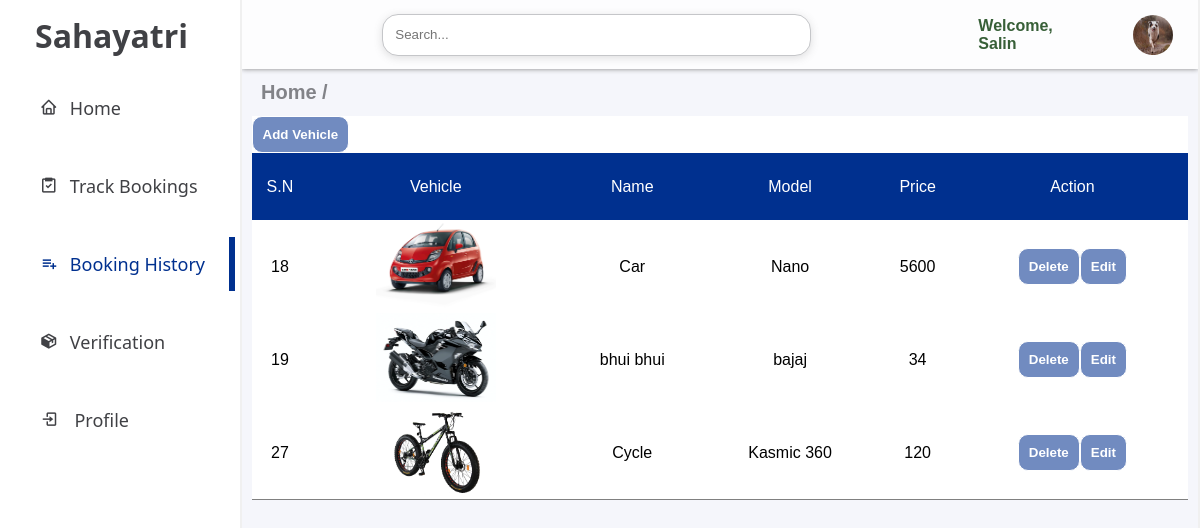
The page /sahafront/add_vehicles.php (signed in) on the database its author committed.
### tables this page shows
CREATE TABLE `vehicles` (
  `id` int(11) NOT NULL,
  `user_id` int(100) NOT NULL,
  `booked` varchar(100) NOT NULL,
  `fromdate` date DEFAULT NULL,
  `todate` date DEFAULT NULL,
  `seller_id` int(100) NOT NULL,
  `img` varchar(255) DEFAULT NULL,
  `vehiclename` varchar(100) DEFAULT NULL,
  `model` varchar(50) DEFAULT NULL,
  `color` varchar(100) NOT NULL,
  `mileage` int(100) NOT NULL,
  `price` int(11) DEFAULT NULL,
  `km` int(100) NOT NULL,
  `registration` varchar(100) NOT NULL,
  `description` varchar(255) NOT NULL,
  `rating_counts` float NOT NULL
);

### sahafront/add_vehicles.php (the view, shortened to what this page needs)
<?php
include "db.php";
?>
<!DOCTYPE html>
<html lang="en">
<head>
    <link rel="stylesheet" href="style/style.css">
    <link rel="stylesheet" href="style/add_vehicle.css">
    <link href='https://unpkg.com/boxicons@2.1.4/css/boxicons.min.css' rel='stylesheet'>
</head>
<body>
    <div class="container">
        <div class="sidebar">
            <h1>Sahayatri</h1>
            <ul>
                <a href="index.php">
                    <li><i class='bx bx-home'></i>Home</li>
                </a>
                <a href="track_bookings.php">
                    <li><i class='bx bx-task'></i>Track Bookings</li>
                </a>
                <a href="booking_history.php">
                    <li id="active"><i class='bx bx-list-plus'></i>Booking History</li>
                </a>
                <a href="services.php">
                    <li><i class='bx bxs-package'></i>Verification</li>
                </a>
                <a href="<?php $user_available = false;
                if (isset($_SESSION["loggedin"]) && $_SESSION["loggedin"] === true) {
                    echo "profile.php";
                    $user_available = true;
                } else {
                    echo "sahaback/login.php";
                } ?>">
                    <li><i class='bx bx-log-in'></i>
                        <?php if (isset($_SESSION["loggedin"]) && $_SESSION["loggedin"] === true) {
                            echo "Profile";
                        } else {
                            echo "Login";
                        } ?>
                    </li>
                </a>
            </ul>
        </div>
        <div class="main">
            <div class="vehicle">
                <div class="nav_search">
                    <div class="search">
                        <input id="search" type="text" placeholder="Search...">
                        <a href="#">
                            <div class="search_icon">
                                <box-icon name='search'></box-icon>
                            </div>
                        </a>
                    </div>
                    <p>Welcome,
                        <?php $user_id = 0;
                        if (isset($_SESSION["User_firstname"])) {
                            echo $_SESSION["User_firstname"];
                        } else {
                            echo "User";
                        } ?>
                    </p>
                    <div class="profile_image">
                        <img height="40px" width="40px" src="profile.jpg" alt="profile">
                    </div>
                </div>
                <h1>Home /</h1>
                <div class="vehicle_info">
                    <Button class="side-panel-toggle">Add Vehicle</Button>
                    <table class='table'>
                        <thead class='table-light'>
                            <tr>
                                <td>S.N</td>
                                <td>Vehicle</td>
                                <td>Name</td>
                                <td>Model</td>
                                <td>Price</td>
                                <td>Action</td>
                            </tr>
                        </thead>
                        <tbody>
                            <?php
                            $user_id = 0;
                            if (isset($_SESSION["User_id"])) {
                                $user_id = $_SESSION["User_id"];
                            } else {
                                echo "Login/Register First";
                            }
                            $query = "SELECT * FROM vehicles WHERE user_id='$user_id'";
                            $result = $conn->query($query);
                            if ($result->num_rows > 0) {
                                while ($row = $result->fetch_assoc()) {
                                    $id = $row['id'];
                                    echo "<tr>";
                                    echo "<td>" . $row['id'] . "</td>";
                                    echo "<td> <img height='89px' width='120px' src='sahaback/" . $row['img'] . "'></td>";
                                    echo "<td>" . $row['vehiclename'] . "</td>";
                                    echo "<td>" . $row['model'] . "</td>";
                                    echo "<td>" . $row['price'] . "</td>";
                                    if ($user_available == true) {
                                        echo "<td id='action'><a href='sahaback/vehicledel.php?delete_id=$id'><button>Delete</button></a>";
                                        echo "<a href='sahaback/vehicleedit.php?edit_id=$id'><button> Edit</button></a></td>";
                                    } else {
                                        echo "<td id='action'><a href='sahaback/login.php'><button>Delete</button></a>";
                                        echo "<a href='sahaback/login.php'><button> Edit</button></a></td>";
                                    }
                                    echo "</tr>";
                                }
                            } ?>
                        </tbody>
                    </table>
                </div>
            </div>
</body>
</html>

### sahafront/style/style.css (style rules this page uses)
* { margin: 0; padding: 0; }
i { margin-right: 12px; }
#search { width: 60%; height: 40px; border-radius: 16px 16px 16px 16px; box-shadow: rgba(99, 99, 99, 0.2) 0px 2px 8px 0px; border: 1px solid #c5c6c9; padding-left: 12px; margin-left: 12px; }
.search { display: flex; flex-direction: row; justify-content: center; align-items: center; gap: 20px; width: 80%; margin: 0; }
.profile_image { cursor: pointer; }
.nav_search { display: flex; flex-direction: row; align-items: center; justify-content: center; gap: 20px; background-color: #ffffffc7; box-shadow: 0px 0px 5px 0px gray; padding: 10px 25px; }
.nav_search p { color: rgba(19, 66, 19, 0.849); margin-top: auto; margin-bottom: auto; font-weight: 600; font-family: 'Franklin Gothic Medium', 'Arial Narrow', Arial, sans-serif; }
.nav_search img { border-radius: 50%; margin-left: 23px; margin-top: 5px; }
.container { display: grid; grid-template-columns: 1fr 4fr; height: 100vh; }
.sidebar { color: #404145; }
.sidebar ul { text-align: left; width: 96%; margin-left: auto; margin-right: auto; }
.sidebar ul a { color: #404145; text-decoration: none; }
.sidebar h1 { color: #404145; text-align: left; margin-top: 14px; font-family: 'Segoe UI', Tahoma, Geneva, Verdana, sans-serif; width: 96%; margin-left: 35px; }
.sidebar li { list-style: none; font-size: 18px; margin-top: 24px; margin-left: 35px; font-family: 'Segoe UI', Tahoma, Geneva, Verdana, sans-serif; padding-top: 15px; padding-bottom: 15px; }
#active { color: #00308F; border-right: 6px solid #00308F ; }
.main { overflow-y: scroll; border-right: 2px solid #F0F0F0; border-left: 2px solid #F0F0F0; background-color: #f5f6fb; }
.vehicle { width: 100%; height: 100vh; margin-left: auto; margin-right: auto; }
.vehicle h1 { font-family: 'Segoe UI', Tahoma, Geneva, Verdana, sans-serif; color: #404145a2; font-family: 'Franklin Gothic Medium', 'Arial Narrow', Arial, sans-serif; margin-top: 12px; margin-bottom: 12px; margin-left: 19px; font-size: 20px; }
.vehicle_info { display: grid; grid-template-columns: repeat(3,1fr); gap: 10px; background-color: white; width: 98%; margin-left: auto; margin-right: auto; }

### sahafront/style/add_vehicle.css (style rules this page uses)
.vehicle_info { display: block; }
.vehicle_info a { background-color: green; }
.vehicle_info button { text-align: center; background-color: #718bc0; color: white; padding: 10px 10px; border-radius: 10px; font-family: Arial, Helvetica, sans-serif; border: 1px solid ; cursor: pointer; font-weight: 600; }
.vehicle_info table { border-bottom: 1px solid gray; width: 100%; text-align: center; font-family: Arial, Helvetica, sans-serif; border-collapse: collapse; }
.table-light { background-color: #00308F; height: 67px; color: white; margin: 0; }

### rows shown on the page
vehicles: id "18", img (picture), vehiclename "Car", model "Nano", price "5600"
vehicles: id "19", img (picture), vehiclename "bhui bhui", model "bajaj", price "34"
vehicles: id "27", img (picture), vehiclename "Cycle", model "Kasmic 360", price "120"

### other values the page prints
$_SESSION["User_firstname"] "Salin"
